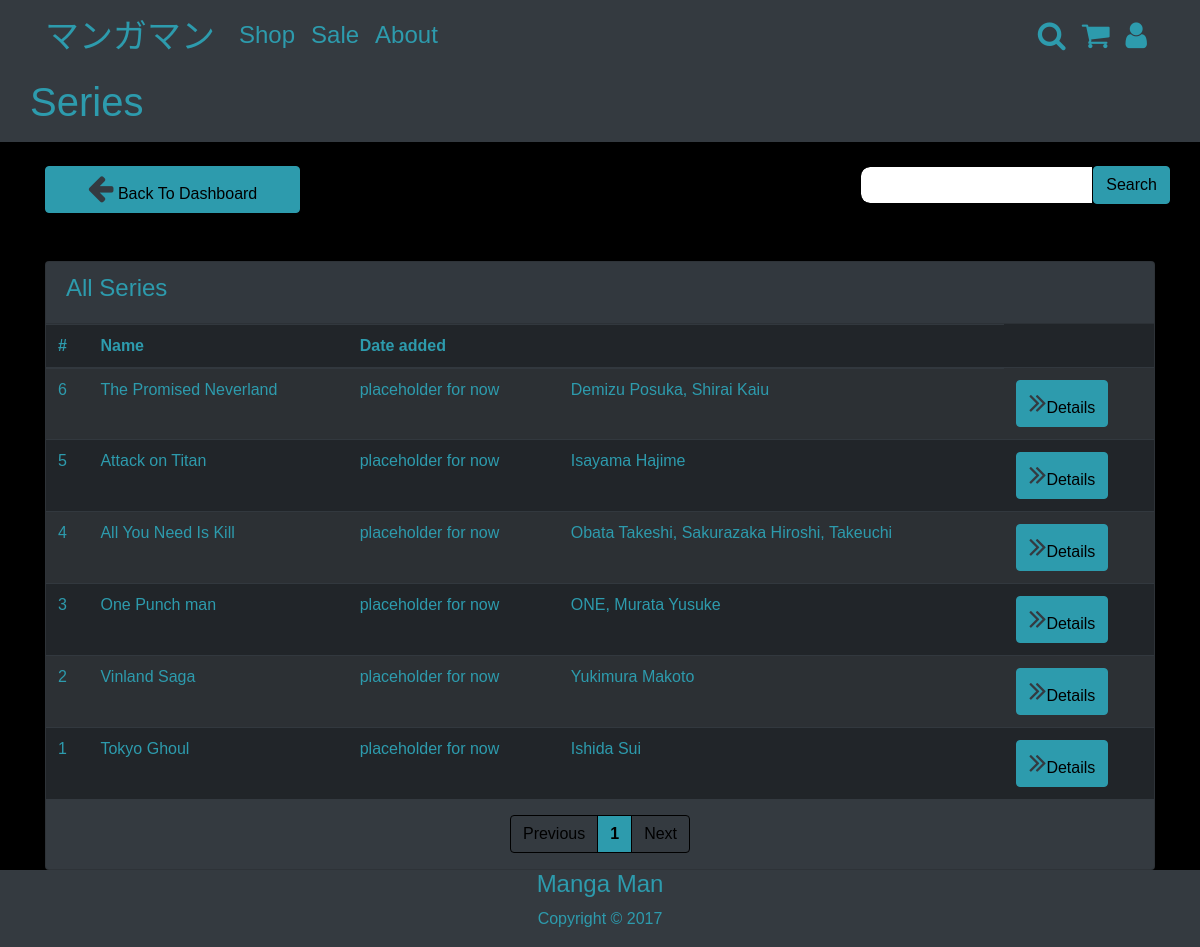
/series.php, run on an earlier commit of the app's database.
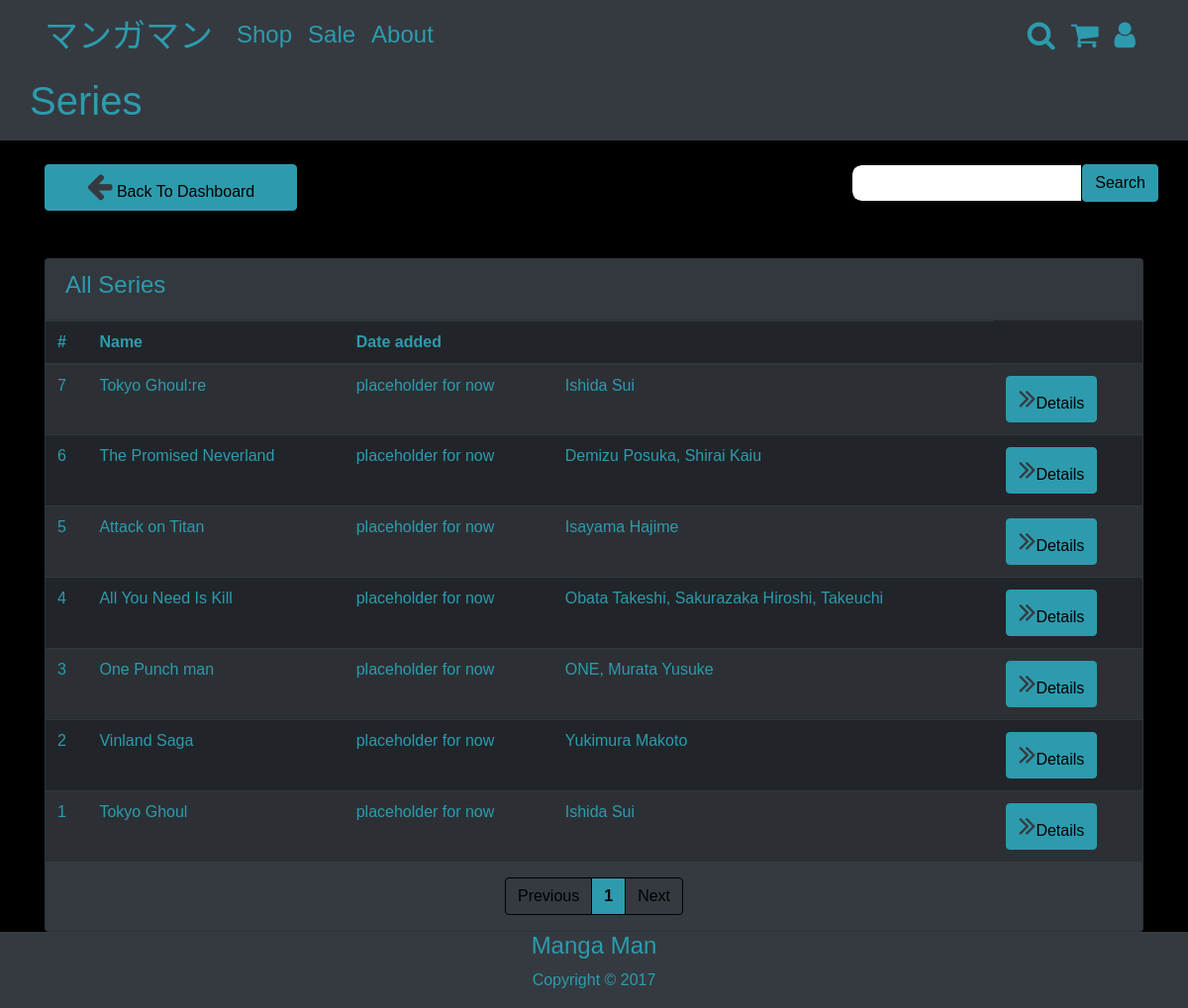
And on a later commit of the database.
### tables this page shows
CREATE TABLE `series` (
  `series_id` int(11) NOT NULL,
  `primaryname` varchar(44) NOT NULL,
  `author` varchar(44) NOT NULL,
  `synopsis` varchar(2000) NOT NULL,
  `start_date` date NOT NULL,
  `end_date` date NOT NULL
);

### series.php (the view, shortened to what this page needs)
<?php
if (isset($_SESSION['aaa'])&& $_SESSION['aaa']=='admin') {
  include('includes/adminheader.php');
}
elseif (isset($_SESSION['aaa'])&& $_SESSION['aaa']=='user'){
  include('includes/userheader.php');
} else {
  include('includes/header.php');
}
if (isset($_GET['page'])) {
    $page = $_GET['page'];
} else {
    $page = 1;
}
?>
<section class="bg-dark">
<div class="container py-2">
  <div class="row">
    <div class="col-mb-6">
      <h1>Series</h1>
    </div>
  </div>
</div>
</section>
<section id="post" class="py-4 mb-4">
  <div class="container">
    <div class="row">
      <div class="col-md-3 mr-auto">
        <a href="admin_panel.php" class="btn btn-primary btn-block">
          <i class="fa fa-arrow-left"></i> Back To Dashboard
        </a>
      </div>
      <div class="col-md6 ml-auto">
        <div class="input-group">
          <input type="text" class="form-control" palceholder="Search">
          <span class="input-group-btn">
            <button class="btn btn-primary">Search</button>
          </span>
        </div>
      </div>
    </div>
  </div>
</section>
<section id="posts">
  <div class="container">
    <div class="row">
      <div class="col md-9">
        <div class="card bg-dark">
          <div class="card-header">
            <h4>All Series</h4>
          </div>
          <table class="table table-striped table-dark text-primary">
            <thead class="thead-inverse">
              <tr>
                <th>#</th>
                <th>Name</th>
                <th>Date added</th>
                <th></th>
              </tr>
            </thead>
            <tbody>
              <?php
              $no_of_records_per_page = 10;
              $offset = ($page-1) * $no_of_records_per_page;
              $series="SELECT * FROM series ORDER BY series_id DESC LIMIT $offset, $no_of_records_per_page";
              $query = mysqli_query($connection,$series);
              $yesyesyes = "SELECT COUNT('series_id') FROM series";
              $yesyesyes_result = mysqli_query($connection, $yesyesyes);
              $total_rows = mysqli_fetch_array($yesyesyes_result)[0];
              $total_pages = ceil($total_rows / $no_of_records_per_page);
              while ($row = mysqli_fetch_array($query)) {
              echo '<tr>';
              echo '<td scope="row">'.$row['series_id'].'</td>';
              echo '<td>'.$row['primaryname'].'</td>';
              echo '<td>placeholder for now</td>';
              echo '<td>'.$row['author'].'</td>';
              echo '<td><a href="series_details.php?id='.$row['series_id'].'" class="btn btn-primary">
                <i class="fa fa-angle-double-right"></i>Details</a></td>';
              echo '</tr>';
              }
              ?>
            </tbody>
          </table>
            <nav>
              <ul class="pagination justify-content-center">
                  <li class="<?php if($page == 1){ echo 'disabled'; } ?> page-item">
                      <a class="page-link" href="<?php if($page <= 1){ echo '#'; } else { echo "?page=".($page - 1); } ?> " tabindex="-1">Previous</a>
                  </li>
                <?php
                if ($total_pages >= 1) {
          	       for ($i=1; $i<=$total_pages ; $i++) {
          		         if ($i==$page) {
          			            echo "<li class=\"page-item\"><b><a class=\"page-link\" href=\"?page=$i\">$i</a></b></li> ";
          		              } else {
          			                 echo "<li class=\"page-item\"><a class=\"page-link\" href=\"?page=$i\">$i</a></li> ";
          		                   }
          	                    }
                              }?>
                <li class="<?php if($page >= $total_pages){ echo 'disabled'; } ?> page-item">
                    <a class="page-link" href="<?php if($page >= $total_pages){ echo '#'; } else { echo "?page=".($page + 1); } ?>">Next</a>
                </li>
              </ul>
            </nav>
        </div>
      </div>
    </div>
  </div>
</section>
<?php include('includes/footer.php'); ?>

What changed in the data, as far as the page shows it:
added series: series_id "7", primaryname "Tokyo Ghoul:re", author "Ishida Sui"
